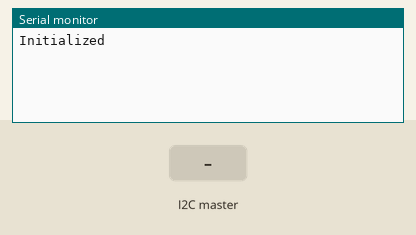
A sketch run on a simulated Arduino Uno, built with avr-gcc and run on an emulated ATmega328P. Shown: the last lines printed to the serial monitor. Inputs (shaded band) come from the test bench.

Above: at 1.2 s.
1.3 s: the I2C master sends the byte 1
At 1.7 s:
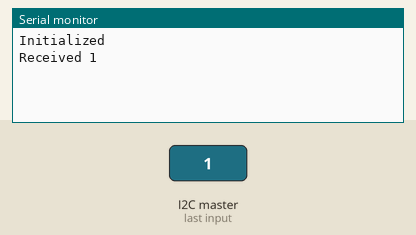
2.8 s: the I2C master sends the byte 0
At 4.1 s:
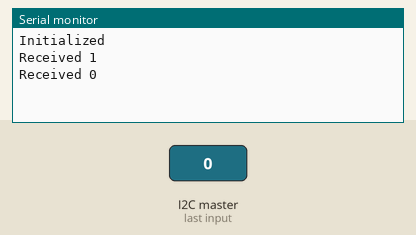

Measured:
- after the input at 1.3 s, the serial monitor: prints a new line at once (image 1)
- after the input at 2.8 s, the serial monitor: prints a new line at once (image 2)

The sketch:

I2C_Sketch_of_Doom_and_Despair_2-_The_I2Cening.ino
```cpp
#include <Wire.h>
int i=0;
void setup(){
   Wire.begin(84);
   Wire.onRequest(requestEvent);
   Wire.onReceive(receiveEvent);
   Serial.begin(9600);
   Serial.println("Initialized");
}

void loop(){
  delay(100);
}

void requestEvent(){
  Serial.print("Sending ");
  Serial.println(i);
  Wire.write(i);
  i++;
}

void receiveEvent(int bytesReceived){
  Serial.print("Received ");
  while(Wire.available())
  {
    int c = Wire.read();
    Serial.println(c);
  }
}
```
